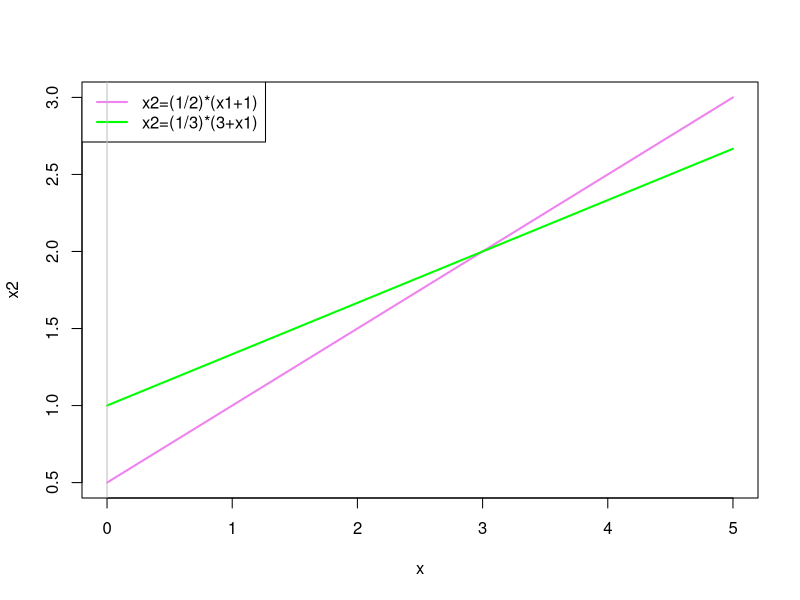
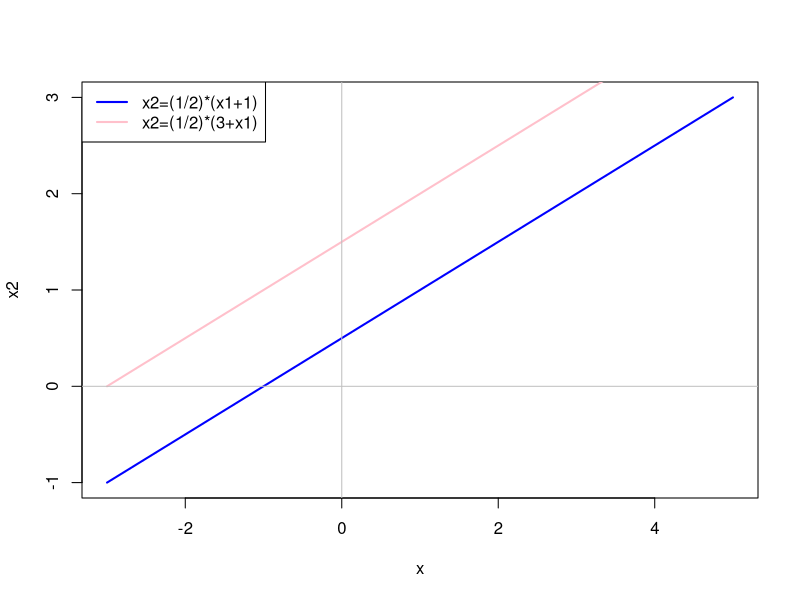
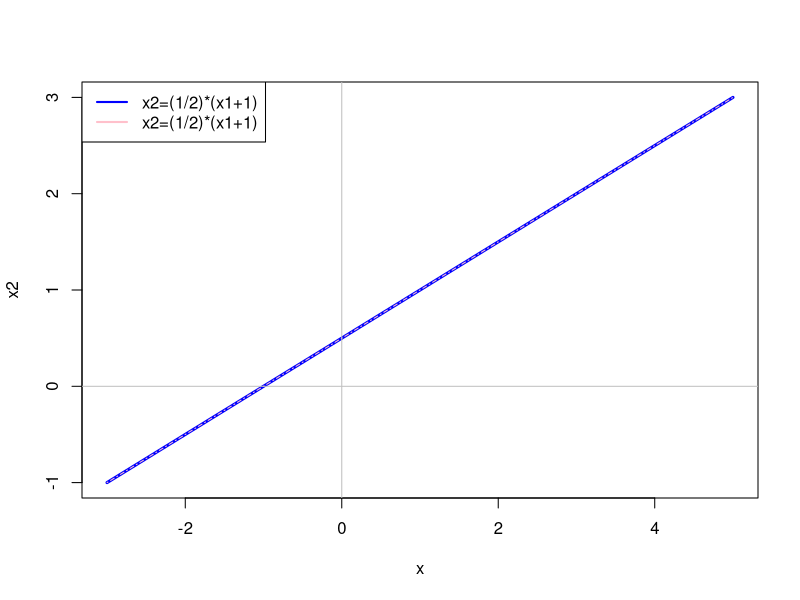

These charts were generated, in order, by the following R code:
## ---- chunk 1
2*5-6.5+1.5*3
## ---- chunk 2
5-4*3
## ---- chunk 3
curve((1/2)*(x+1), from = 0, to = 5, col = "violet", lwd = 2, ylab = "x2")
curve((1/3)*(3+x), col = "green", add = TRUE, lwd = 2)
legend("topleft",
legend=c("x2=(1/2)*(x1+1)","x2=(1/3)*(3+x1)"),
col=c("violet","green"),
lty=1,lwd=2)
abline(h=0, v=0, col="gray")
## ---- chunk 4
curve((1/2)*(x+1), from = -3, to = 5, col = "blue", lwd = 2, ylab = "x2")
curve((1/2)*(3+x), col = "pink", add = TRUE, lwd = 2)
legend("topleft",
legend=c("x2=(1/2)*(x1+1)","x2=(1/2)*(3+x1)"),
col=c("blue","pink"),
lty=1,lwd=2)
abline(h=0, v=0, col="gray")
## ---- chunk 5
curve((1/2)*(x+1), from = -3, to = 5, col = "blue", lwd = 3, ylab = "x2")
curve((1/2)*(x+1), col = "pink", add = TRUE, lwd = 1, lty = 4)
legend("topleft",
legend=c("x2=(1/2)*(x1+1)","x2=(1/2)*(x1+1)"),
col=c("blue","pink"),
lty=1,lwd=2)
abline(h=0, v=0, col="gray")
